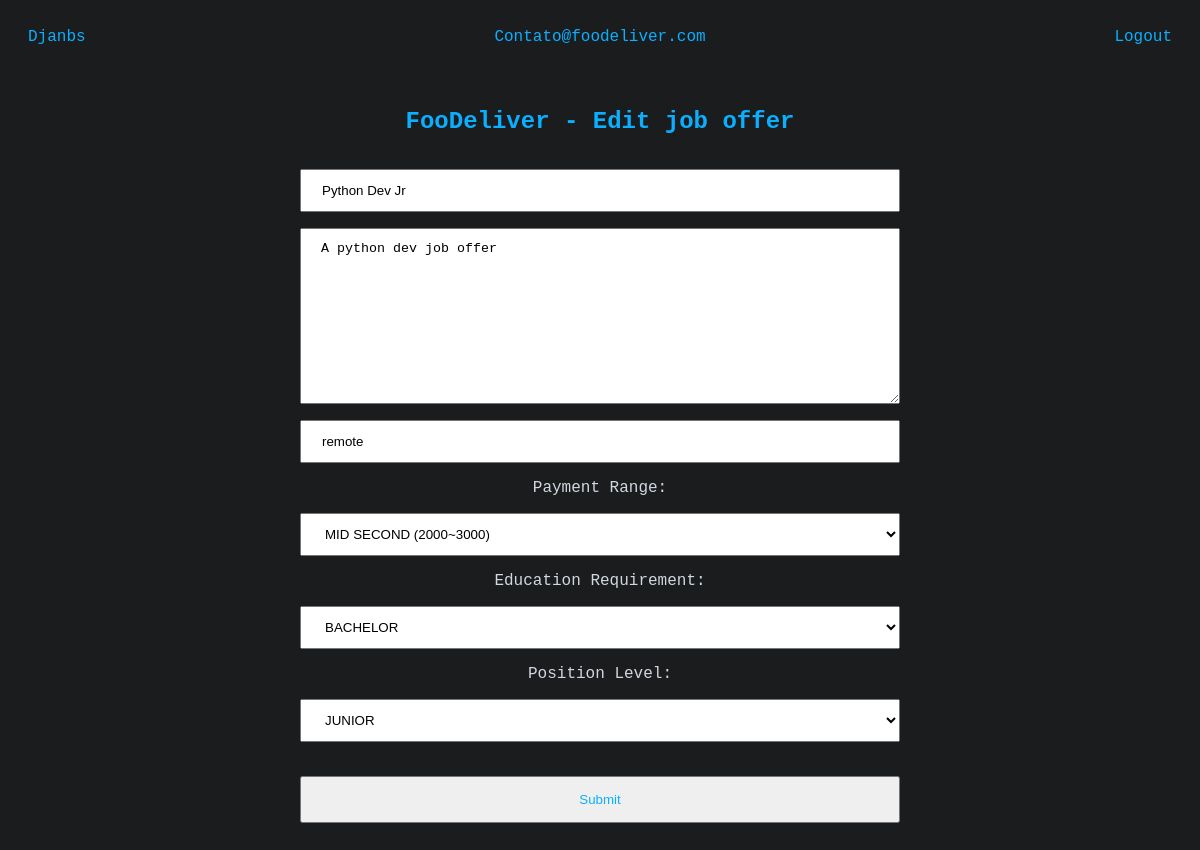
/edit-offer/1/ (signed in), run on the app's committed database.
### djanbs/jobs/models.py (models this page shows, shortened)
class User(AbstractUser):
    username = models.CharField(max_length=50, blank=True, null=True, unique=True)
    email = models.EmailField(_('email address'), unique=True)
    USERNAME_FIELD = 'email'
    REQUIRED_FIELDS = ['username', 'password']
    is_company = models.BooleanField(default=False)
    is_candidate = models.BooleanField(default=False)
    def __str__(self):
        return self.email

class Company(models.Model):
    user = models.OneToOneField(User, null=True, on_delete=models.CASCADE)
    name = models.CharField(max_length=50, null=True)
    email = models.EmailField(null=True)
    site = models.URLField(null=True)

class JobOffer(models.Model):
    name = models.CharField(max_length=125)
    location = models.CharField(max_length=50)
    description = models.TextField(null=True)
    company = models.ForeignKey(Company, on_delete=models.CASCADE, null=True)
    payment_range = models.IntegerField(choices=PaymentRange.choices)
    education_req = models.IntegerField(choices=EducationRequirement.choices)
    position_level = models.IntegerField(choices=PositionLevel.choices)
    date_created = models.DateTimeField(auto_now_add=True, null=True)

### djanbs/jobs/decorators.py (the view)
        def wrapper_func(request, *args, **kwargs):
            group = None
            if request.user.groups.exists():
                group = request.user.groups.all()[0].name # The first group
            if group in allowed_roles:
                return view_func(request, *args, **kwargs)
            else:
                return redirect('home')

### djanbs/jobs/forms.py
class JobOfferCreationForm(forms.ModelForm):
    class Meta():
        model = JobOffer
        exclude = ('company',)

### djanbs/jobs/views/views.py (called while the page is built)
@allowed_groups(allowed_roles=['company'])
def edit_job_offer(request, pk):
    job_offer = JobOffer.objects.get(id=pk) # type: ignore
    form = JobOfferCreationForm(instance=job_offer)
    if request.method == 'POST' and request.user.company.id == job_offer.company.id:
        form = JobOfferCreationForm(request.POST, instance=job_offer)
        if form.is_valid():
            form.save()
            return redirect('home')
    context = {
        'form': form,
        'operation': 'Edit',
        }
    return render(request, 'jobs/create-job.html', context)

### djanbs/jobs/templates/jobs/create-job.html (shortened to what this page needs)
{% extends "jobs/base.html" %}
{% block content %}
<h2 class="register-n-login">{{ request.user.company.name }} - {{ operation }} job offer</h2>
<form method="POST" action="">
    <p>{{ form.name }}</p>
    <p>{{ form.description }}</p>
    <p>{{ form.location }}</p>
    <p class="center">Payment Range:</p>
    <p>{{ form.payment_range }}</p>
    <p class="center">Education Requirement:</p>
    <p>{{ form.education_req }}</p>
    <p class="center">Position Level:</p>
    <p>{{ form.position_level }}</p>
    <br>
    <input class="submit" type="submit" name="{{ operation }} Job Offer">
    <div class="register-n-login" style="color:#D74545">{{ form.errors }}</div>
</form>
<br>
{% endblock content %}

### djanbs/jobs/templates/jobs/base.html (shortened to what this page needs)
<!DOCTYPE html>
{% load static %}
<html>
	<head>
        <link rel="stylesheet" type="text/css" href="{% static 'jobs/style.css' %}"/>
	</head>
	<body>
        <div class="topbar">
            <a href="{% url 'home' %}">Djanbs</a>
            {% if user.is_authenticated %}
            <a class="ralign" href="{% url 'profile' %}">{{ user|capfirst }}</a>
            <a class="ralign logoutred" href="{% url 'logout' %}">Logout</a>
            {% endif %}
        </div>
        {% block content %}
        {% endblock content %}
	</body>
</html>

### djanbs/jobs/static/jobs/style.css (style rules this page uses)
:root { --light: #d2d7e0; --dark: #1A1C1E; --darker: #141517; --blue: #0aafff; --red: #D74545; --darkred: #9C1A1A; }
body { background-color: var(--dark); color: var(--light); max-width: 1200px; margin: auto; font-family: monospace; font-size: 16px; }
a { text-decoration: none; }
.center { margin-right: auto; margin-left: auto; text-align: center; }
.topbar, .topbar a { padding: 14px; color: var(--blue); clear: both; display: flex; justify-content: right; }
.ralign { margin-right: 0px; margin-left: auto; }
.register-n-login, .submit, .details { padding: 14px; color: var(--blue); justify-content: center; display: flex; margin-right: auto; margin-left: auto; }
.submit { justify-content: center; }
input, button, select, textarea, .cancel-button { width: 50%; padding: 12px 20px; box-sizing: border-box; display: flex; justify-content: center; margin-left: auto; margin-right: auto; }
.logoutred { color: var(--red); }

### data on the page
User: email "Contato@foodeliver.com", user.company.name "FooDeliver"
JobOffer: name "Python Dev Jr", description "A python dev job offer", location "remote", payment_range "MID SECOND (2000~3000)", education_req "BACHELOR", position_level "JUNIOR"

### other printed values
{{ operation }} "Edit"
